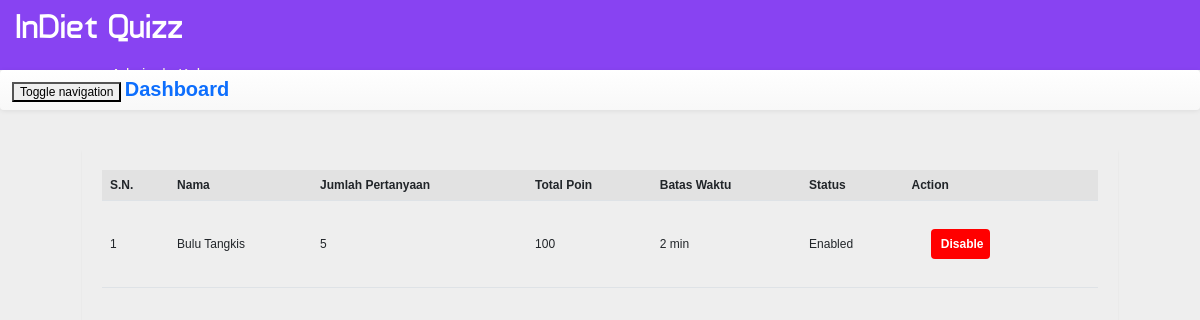
The page /halaman/Quiz/dash.php?q=0 (signed in) on the database its author committed.
### tables this page shows
CREATE TABLE `quiz` (
  `id` int(100) NOT NULL,
  `eid` text NOT NULL,
  `title` varchar(100) NOT NULL,
  `correct` int(11) NOT NULL,
  `wrong` int(11) NOT NULL,
  `total` int(11) NOT NULL,
  `time` bigint(20) NOT NULL,
  `date` timestamp NOT NULL DEFAULT current_timestamp() ON UPDATE current_timestamp(),
  `status` varchar(10) NOT NULL
);

### halaman/Quiz/dash.php (the view, shortened to what this page needs)
<!DOCTYPE html PUBLIC "-//W3C//DTD XHTML 1.0 Transitional//EN" "http://www.w3.org/TR/xhtml1/DTD/xhtml1-transitional.dtd">
<html xmlns="http://www.w3.org/1999/xhtml">
<head>
<link  rel="stylesheet" href="css/bootstrap.min.css"/>
 <link  rel="stylesheet" href="css/bootstrap-theme.min.css"/>
 <link rel="stylesheet" href="css/main.css">
 <link  rel="stylesheet" href="css/font.css">
</head>
<body  style="background:#eee;">
<body  style="background:#eee;">
<div class="header">
<div class="row">
<div class="col-lg-6">
<span class="logo">InDiet Quizz</span></div>
<?php
include_once 'dbConnection.php';
if (!(isset($_SESSION['username']))  || ($_SESSION['key']) != '54585c506829293a2d4c3b68543b316e2e7a2d277858545a36362e5f39') {
    session_destroy();
    header("location:index-quis.php");
} else {
    $name     = $_SESSION['name'];
    echo '<span class="pull-right top title1" ><span style="color:white"><span class="glyphicon glyphicon-user" aria-hidden="true"></span>&nbsp;&nbsp;&nbsp;&nbsp;Selamat Datang,</span> <span class="log log1" style="color:lightyellow">' . $name . '&nbsp;&nbsp;|&nbsp;&nbsp;<a href="logout.php?q=account.php" style="color:lightyellow"><span class="glyphicon glyphicon-log-out" aria-hidden="true"></span>&nbsp;Keluar</button></a></span>';
}
?>
</div></div>
<nav class="navbar navbar-default title1">
  <div class="container-fluid">
    <div class="navbar-header">
      <button type="button" class="navbar-toggle collapsed" data-toggle="collapse" data-target="#bs-example-navbar-collapse-1" aria-expanded="false">
        <span class="sr-only">Toggle navigation</span>
      </button>
      <a class="navbar-brand" href="dash.php?q=0"><b>Dashboard</b></a>
    </div>
  </div>
</nav>
<div class="container">
<div class="row">
<div class="col-md-12">
<?php
if (@$_GET['q'] == 0) {
    $result = mysqli_query($con, "SELECT * FROM quiz ORDER BY date DESC") or die('Error');
    echo '<div class="panel"><table class="table table-striped title1"  style="vertical-align:middle">
<tr><td style="vertical-align:middle"><b>S.N.</b></td><td style="vertical-align:middle"><b>Nama</b></td><td style="vertical-align:middle"><b>Jumlah Pertanyaan</b></td><td style="vertical-align:middle"><b>Total Poin</b></td><td style="vertical-align:middle"><b>Batas Waktu</b></td><td style="vertical-align:middle"><b>Status</b></td><td style="vertical-align:middle"><b>Action</b></td></tr>';
    $c = 1;
    while ($row = mysqli_fetch_array($result)) {
        $title   = $row['title'];
        $total   = $row['total'];
        $correct = $row['correct'];
        $time    = $row['time'];
        $eid     = $row['eid'];
        $status  = $row['status'];
        if ($status == "enabled") {
            echo '<tr><td style="vertical-align:middle">' . $c++ . '</td><td style="vertical-align:middle">' . $title . '</td><td style="vertical-align:middle">' . $total . '</td><td style="vertical-align:middle">' . $correct * $total . '</td><td style="vertical-align:middle">' . $time . '&nbsp;min</td><td style="vertical-align:middle">Enabled</td>
  <td style="vertical-align:middle"><b><a href="update.php?deidquiz=' . $eid . '" class="btn logb" style="color:#FFFFFF;background:#ff0000;font-size:12px;padding:5px;">&nbsp;<span><b>Disable</b></span></a></b></td></tr>';
        }
    }
}
?>
</div>
</div></div>
</body>
</html>

### halaman/Quiz/css/main.css (style rules this page uses)
body { overflow-x: hidden; width: 100%; font: 12px "Century Gothic", "Times Roman", sans-serif; background: #eee; min-height: 550px; background-attachment: fixed; }
.panel { border-color: #eee; margin: 40px; padding: 20px; font: 15px "Century Gothic", "Times Roman", sans-serif; }
.header { background: #8843F2; height: 70px; }
.logo { font-family: 'typo'; font-size: 35px; color: #ffffff; margin: 15px; }
.title1 { font: 12px "Century Gothic", "Times Roman", sans-serif; }
.logb { color: #FFFFFF; background: #0000ff; font-size: 15px; margin: 20px; padding: 8px; }
.top { margin-top: 20px; }
.log1 { font: 15px 'Ubuntu', sans-serif; color: #0000ff; margin-left: 10px; }
.log { margin: 10px; margin-right: 60px; margin-left: 5px; color: #ffffb3; text-decoration: none; font-size: 20px; font-size: 15px; }

### rows shown on the page
quiz: title "Bulu Tangkis", total "5", $correct * $total "100", time "2"

### other values the page prints
$name "Admin"
